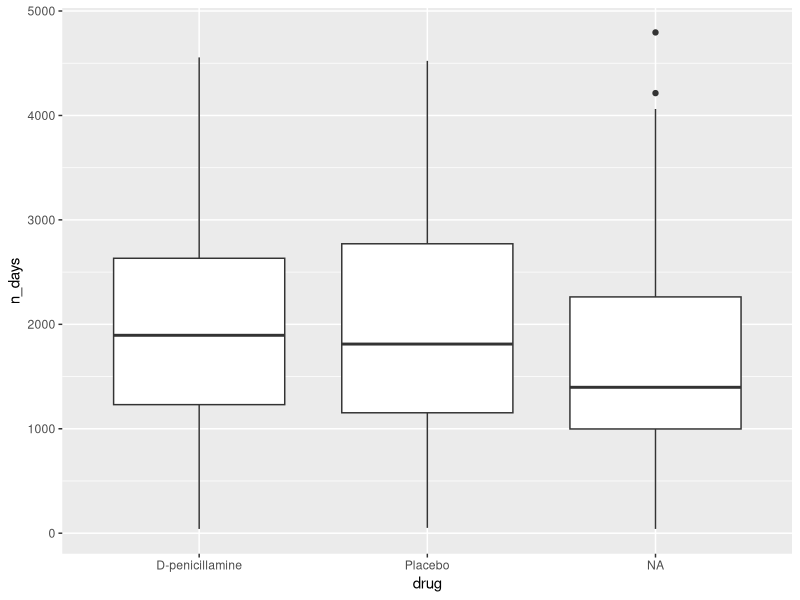
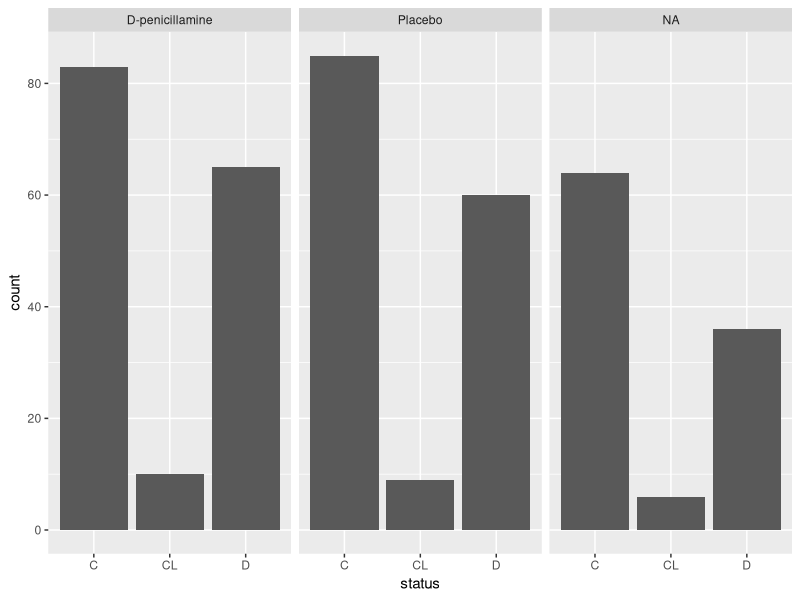
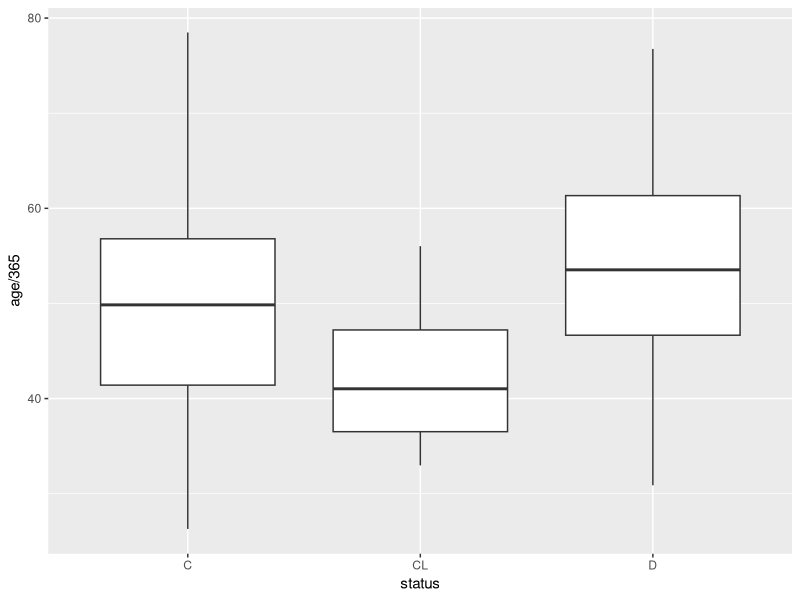
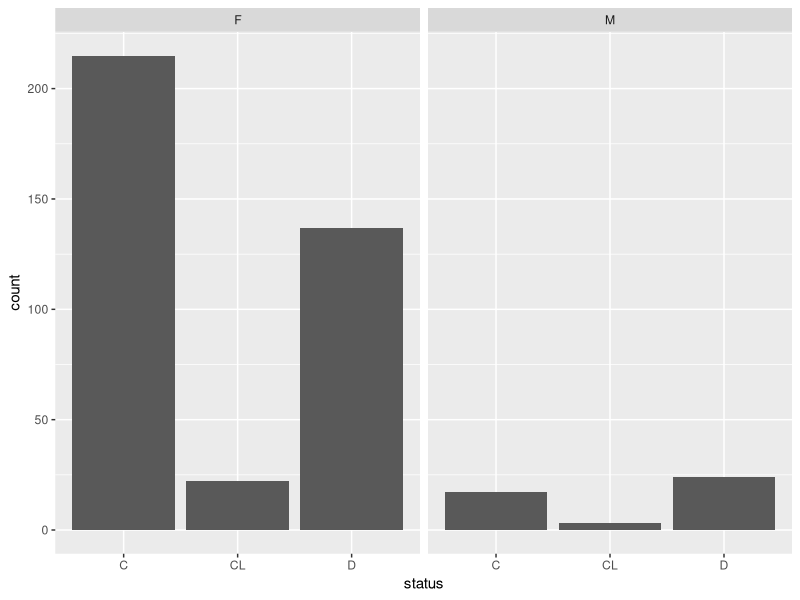

These figures' R source, in order: (Note: this script raises an error after producing the figures.)
## ---- chunk 1
knitr::opts_chunk$set(echo = TRUE)
library(tidyr)
library(tidyverse)
library(ggplot2)
## ---- chunk 2
chol <- read.csv("cholangitis-data.csv")
str(chol)
chol[sapply(chol, is.character)] <- lapply(chol[sapply(chol, is.character)], as.factor)

chol$stage <-as.factor(chol$stage)
chol$id <- as.factor(chol$id)
## ---- chunk 3
chol %>% 
  ggplot(aes(drug, n_days)) + geom_boxplot()
## ---- chunk 4
chol %>% 
  ggplot(aes(status)) + geom_bar() +
  facet_grid(.~drug)
## ---- chunk 5
chol %>% 
  ggplot(aes(status, age/365)) + geom_boxplot()
## ---- chunk 6
chol %>% 
  ggplot(aes(status)) + geom_bar() + facet_grid(.~sex)

## ---- chunk 7
cont <- 

## ---- chunk 8
noCL <- chol %>% 
  filter(status != 'CL')
## ---- chunk 9
rmna <- na.omit(noCL)
chol1 <- rmna %>% 
  mutate(age = age/365)
## ---- chunk 10

quant = quantile(is.numeric(chol1), prob = c(.25,.75), na.rm = FALSE)

IQR <- IQR(chol1)
lower <- quant[1] - 1.5* IQR
upper <- quant[2]  + 1.5*IQR

na.outliers <- subset(chol1, is.numeric(chol1) > lower & is.numeric(chol1) < upper)
## ---- chunk 11
# cor(chol$age, chol$n_days)
# m1 <- lm(n_days ~ age + status, data = chol) 
# hist(chol$n_days)

